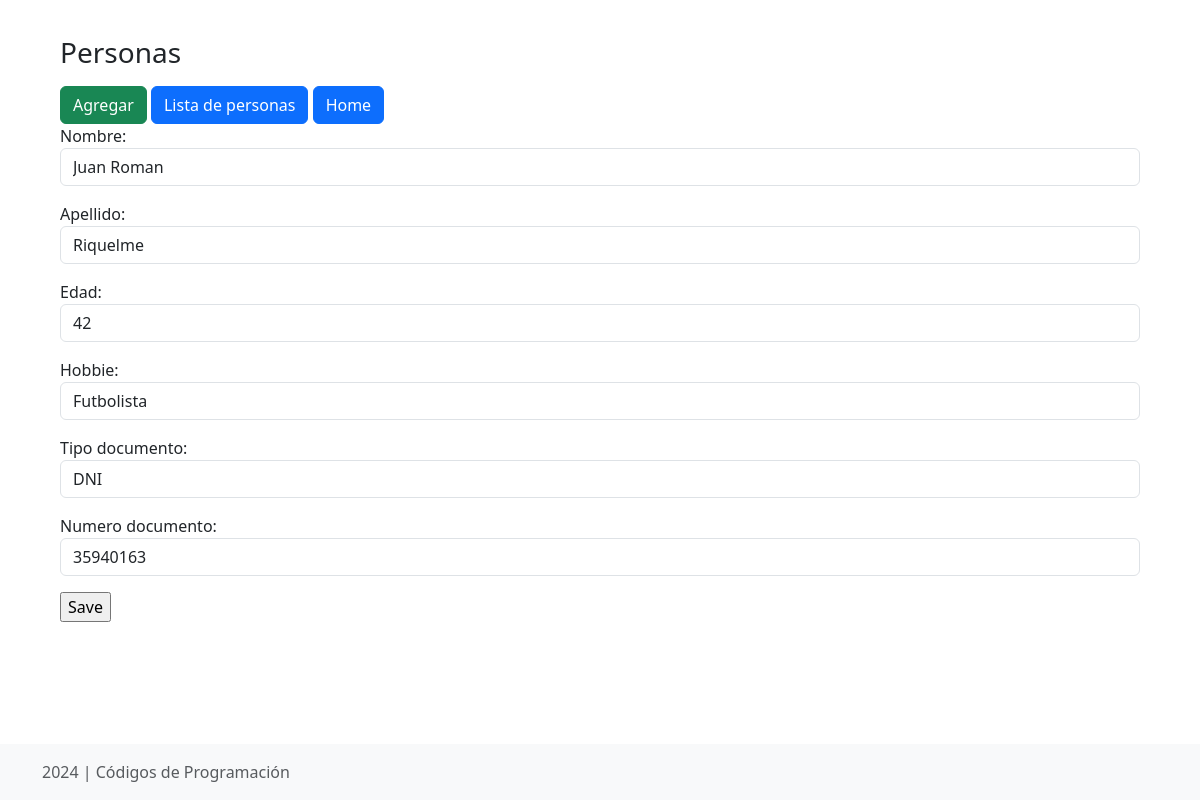
Page /personas/update/1 on the earlier database version.
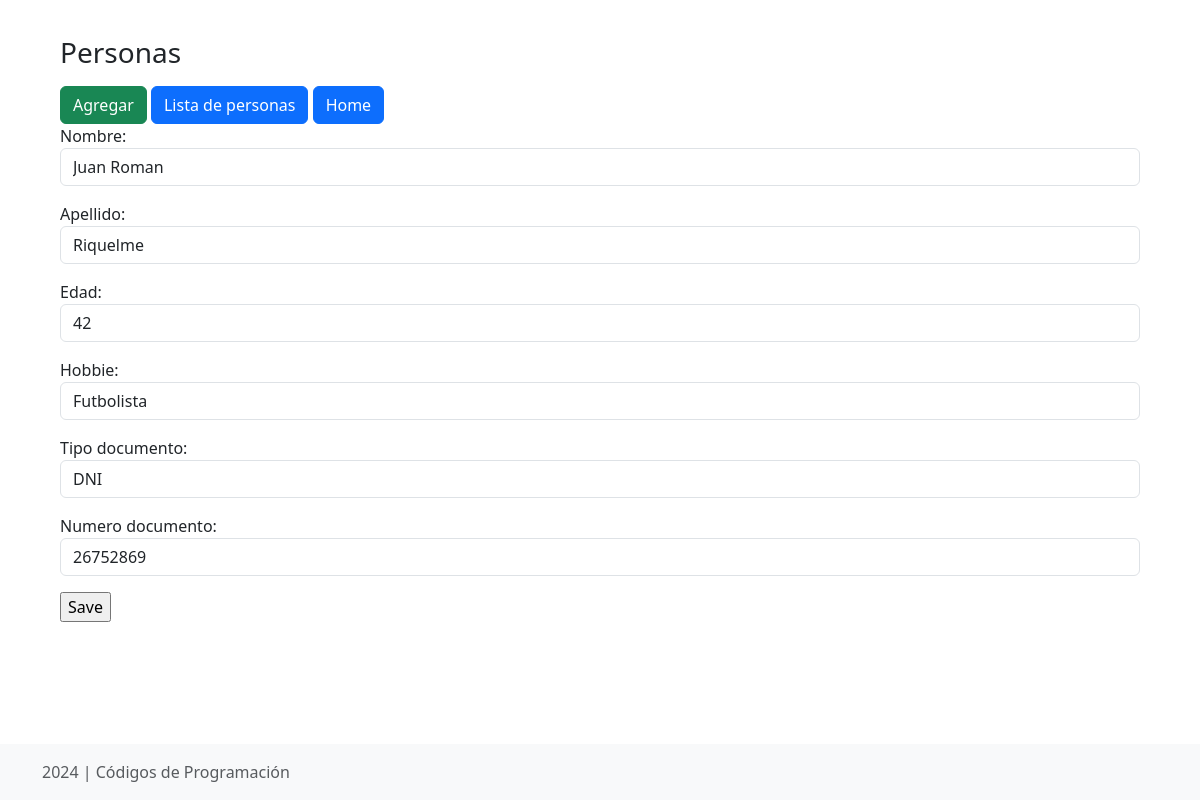
Same page on the later database version.
### APPcrudPerson/models.py (models this page shows, shortened)
class Persona(models.Model):
    id = models.AutoField(primary_key=True)
    nombre = models.CharField(max_length=50)
    apellido = models.CharField(max_length=50)
    edad = models.IntegerField()
    hobbie = models.CharField(max_length=100)
    TIPO_DOCUMENTO = [
        ('DNI', 'DNI'),
        ('Pasaporte', 'Pasaporte'),
    ]
    tipo_documento = models.CharField(max_length=10, choices=TIPO_DOCUMENTO, default='DNI')
    numero_documento = models.IntegerField(unique=True)

### APPcrudPerson/views.py (the view)
# urls.py: path('update/<int:pk>', PersonaUpdateView.as_view(), name='update'),
class PersonaUpdateView(UpdateView):
    model = Persona
    template_name = "APPcrudPerson/create.html"
    form_class = PersonaForm
    success_url = reverse_lazy('APPcrudPerson: list')

### APPcrudPerson/forms.py
class PersonaForm(forms.ModelForm):
    class Meta:
        model = Persona
        fields = ['nombre', 'apellido', 'edad', 'hobbie', 'tipo_documento', 'numero_documento']
        widgets = {
            'nombre': forms.TextInput(attrs={'class': 'form-control'}),
            'apellido': forms.TextInput(attrs={'class': 'form-control'}),
            'edad': forms.NumberInput(attrs={'class': 'form-control'}),
            'hobbie': forms.TextInput(attrs={'class': 'form-control'}),
            'tipo_documento': forms.Select(attrs={'class': 'form-control'}),
            'numero_documento': forms.NumberInput(attrs={'class': 'form-control'})
        }

### APPcrudPerson/templates/APPcrudPerson/create.html
{% extends 'APPcrudPerson/index.html' %}
{% block content %}
<form method="post">{% csrf_token %}
    {{ form.as_p }}
    <input type="submit" value="Save">
</form>
{% endblock content %}

Differences in the rows shown:
changed Persona "Juan Roman": numero_documento "35940163" → "26752869"
